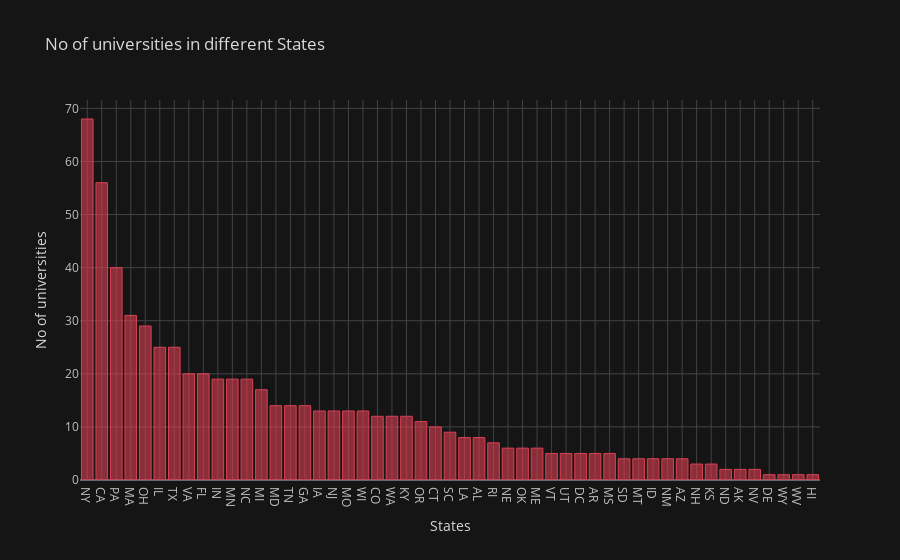

Write notebook code for a chart like this one.
### Code cell
data['State'].value_counts().iplot(kind='bar',colors='red',theme='solar',title='No of universities in different States',xTitle='States',yTitle='No of universities')

### Figure 1 — Plotly figure (JSON) as saved in the notebook; plotly's stock layout.template omitted (floating-point values rounded to 4 significant figures)
{"data": [{"marker": {"color": "rgba(219, 64, 82, 0.6)", "line": {"color": "rgba(219, 64, 82, 1.0)", "width": 1}}, "name": "State", "orientation": "v", "text": "", "type": "bar", "x": ["NY", "CA", "PA", "MA", "OH", "IL", "TX", "VA", "FL", "IN", "MN", "NC", "MI", "MD", "TN", "GA", "IA", "NJ", "MO", "WI", "CO", "WA", "KY", "OR", "CT", "SC", "LA", "AL", "RI", "NE", "OK", "ME", "VT", "UT", "DC", "AR", "MS", "SD", "MT", "ID", "NM", "AZ", "NH", "KS", "ND", "AK", "NV", "DE", "WY", "WV", "HI"], "y": [68, 56, 40, 31, 29, 25, 25, 20, 20, 19, 19, 19, 17, 14, 14, 14, 13, 13, 13, 13, 12, 12, 12, 11, 10, 9, 8, 8, 7, 6, 6, 6, 5, 5, 5, 5, 5, 4, 4, 4, 4, 4, 3, 3, 2, 2, 2, 1, 1, 1, 1]}], "layout": {"legend": {"bgcolor": "#151516", "font": {"color": "#D9D9D9"}}, "paper_bgcolor": "#151516", "plot_bgcolor": "#151516", "title": {"font": {"color": "#D9D9D9"}, "text": "No of universities in different States"}, "xaxis": {"gridcolor": "#434343", "showgrid": true, "tickfont": {"color": "#C2C2C2"}, "title": {"font": {"color": "#D9D9D9"}, "text": "States"}, "zerolinecolor": "#666570", "type": "category", "range": [-0.5, 50.5], "autorange": true}, "yaxis": {"gridcolor": "#434343", "showgrid": true, "tickfont": {"color": "#C2C2C2"}, "title": {"font": {"color": "#D9D9D9"}, "text": "No of universities"}, "zerolinecolor": "#666570", "type": "linear", "range": [0, 71.58], "autorange": true}, "autosize": true}}
